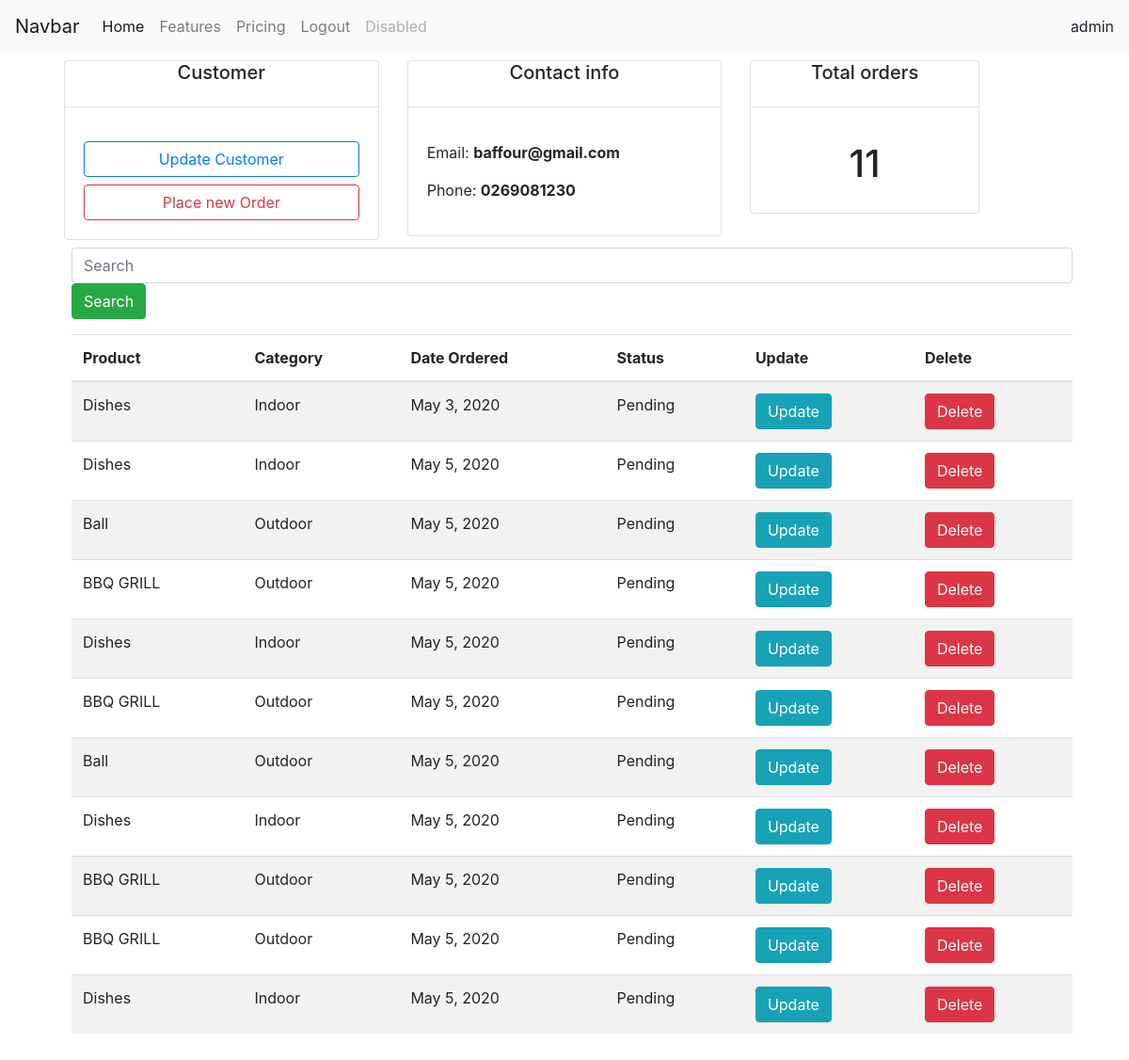
Page /customer/5/ (signed in) on the committed database.
### crmapp/models.py (models this page shows, shortened)
class Customer(models.Model):
  name = models.CharField(max_length=200)
  phone = models.CharField(max_length=200)
  email = models.CharField(max_length=200)
  date_created= models.DateTimeField(auto_now_add=True)

class Order(models.Model):
  STATUS=(
    ('Pending','Pending'),
    ('Out for delivery','Out for delivery'),
    ('Delivered','Delivered'),
  )
  customer = models.ForeignKey(Customer,null=True, on_delete=models.SET_NULL)
  product = models.ForeignKey(Product,null=True,on_delete=models.SET_NULL)
  date_created = models.DateField(auto_now_add=True)
  status = models.CharField(max_length=200,null=True,choices=STATUS)

class Product(models.Model):
  Category=(
    ('Indoor','Indoor'),
    ('Outdoor','Outdoor'),
  )
  name = models.CharField(max_length=200)
  price = models.FloatField(null=True)
  category = models.CharField(max_length=200, null=True,choices=Category)
  description = models.CharField(max_length=200,null=True,blank=True)
  date_created = models.DateTimeField(auto_now_add=True,null=True)
  tags = models.ManyToManyField(Tag)
  def __str__(self):
    return self.name

### crmapp/views.py (the view)
# urls.py: path('customer/<str:pk>/',views.customer,name='customer'),
@login_required(login_url='login')
def customer(request,pk):
  customer = Customer.objects.get(id=pk)
  orders   = customer.order_set.all()
  total_orders = orders.count()
  context  = {'customer':customer,'orders':orders,'total_orders':total_orders}
  return render(request,'accounts/customer.html',context)

### crmapp/templates/accounts/customer.html (shortened to what this page needs)
{% extends '../accounts/base.html' %}
{%block content %}
<div class="row m-2">
  <div class="col-md-4">
    <div class="card">
      <h5 class="text-center">Customer</h5>
      <hr>
      <div class="card-body ">
        <button type="button" class="btn btn-outline-primary btn-block">Update Customer </button>
        <a href="{% url 'order' customer.id %}" type="button" class="btn btn-outline-danger btn-block">Place new Order </a>
      </div>
    </div>
  </div>
  <div class="col-md-4">
    <div class="card">
      <h5 class="text-center">Contact info</h5>
      <hr>
      <div class="card-body">
      <p>Email:  <strong> {{ customer.email }} </strong> </p>
       <p>Phone: <strong> {{ customer.phone }} </strong> </p>
      </div>
    </div>
  </div>
  <div class="col-md-3">
    <div class="card">
      <h5 class="text-center">Total orders</h5>
      <hr>
      <div class="card-body">
     <h1 class="text-center"> {{total_orders}} </h1>
      </div>
    </div>
  </div>
  <div class="col-md-12 m-2">
    <input class="form-control mr-sm-2" type="text" placeholder="Search">
    <button class="btn btn-success" type="submit">Search</button>
  </div>
  <div class="col-md-12 m-2">
    <table class="table table-striped">
      <thead>
        <tr>
          <th scope="col">Product</th>
          <th scope="col">Category</th>
          <th scope="col">Date Ordered</th>
          <th scope="col">Status</th>
          <th scope="col">Update</th>
          <th scope="col">Delete</th>
        </tr>
      </thead>
      <tbody>
        {% for order in orders %}
        <tr>
          <td>{{ order.product }}</td>
          <td>{{ order.product.category }}</td>
          <td> {{ order.date_created }} </td>
          <td>{{ order.status }}</td>
          <td> <a class="btn btn-info" href="#" role="button">Update</a></td>
          <td> <a class="btn btn-danger" href="#" role="button">Delete</a></td>
        </tr>
        {% endfor %}
      </tbody>
    </table>
  </div>
</div>
{% endblock %}

### crmapp/templates/accounts/base.html (shortened to what this page needs)
<!doctype html>
<html lang="en">
  <head>
    <link rel="stylesheet" href="https://stackpath.bootstrapcdn.com/bootstrap/4.4.1/css/bootstrap.min.css">
  </head>
  <body>
    <nav class="navbar navbar-expand-lg navbar-light bg-light">
      <a class="navbar-brand" href="#">Navbar</a>
      <div class="collapse navbar-collapse" id="navbarNavAltMarkup">
        <div class="navbar-nav">
          <a class="nav-item nav-link active" href="#">Home <span class="sr-only">(current)</span></a>
          <a class="nav-item nav-link" href="#">Features</a>
          <a class="nav-item nav-link" href="#">Pricing</a>
          {% if request.user%}
          <a class="nav-item nav-link" href="{% url 'logout' %}">Logout </a>
          {% endif %}
          <a class="nav-item nav-link disabled" href="#" tabindex="-1" aria-disabled="true">Disabled</a>
        </div>
      </div>
      <span>{{ request.user }}</span>
    </nav>
    <div class="container">
      {% block content %}
      {%endblock %}
    </div>
  </body>
</html>

### rows in the picture
Customer: email "baffour@gmail.com", phone "0269081230"
Order: product "Dishes", product.category "Indoor", date_created "May 3, 2020", status "Pending"
Order: product "Dishes", product.category "Indoor", date_created "May 5, 2020", status "Pending"
Order: product "Ball", product.category "Outdoor", date_created "May 5, 2020", status "Pending"
Order: product "BBQ GRILL", product.category "Outdoor", date_created "May 5, 2020", status "Pending"
Order: product "Dishes", product.category "Indoor", date_created "May 5, 2020", status "Pending"
Order: product "BBQ GRILL", product.category "Outdoor", date_created "May 5, 2020", status "Pending"
Order: product "Ball", product.category "Outdoor", date_created "May 5, 2020", status "Pending"
Order: product "Dishes", product.category "Indoor", date_created "May 5, 2020", status "Pending"
Order: product "BBQ GRILL", product.category "Outdoor", date_created "May 5, 2020", status "Pending"
Order: product "BBQ GRILL", product.category "Outdoor", date_created "May 5, 2020", status "Pending"
Order: product "Dishes", product.category "Indoor", date_created "May 5, 2020", status "Pending"

### other values in the picture
{{ request.user }} "admin"
{{ total_orders }} "11"
